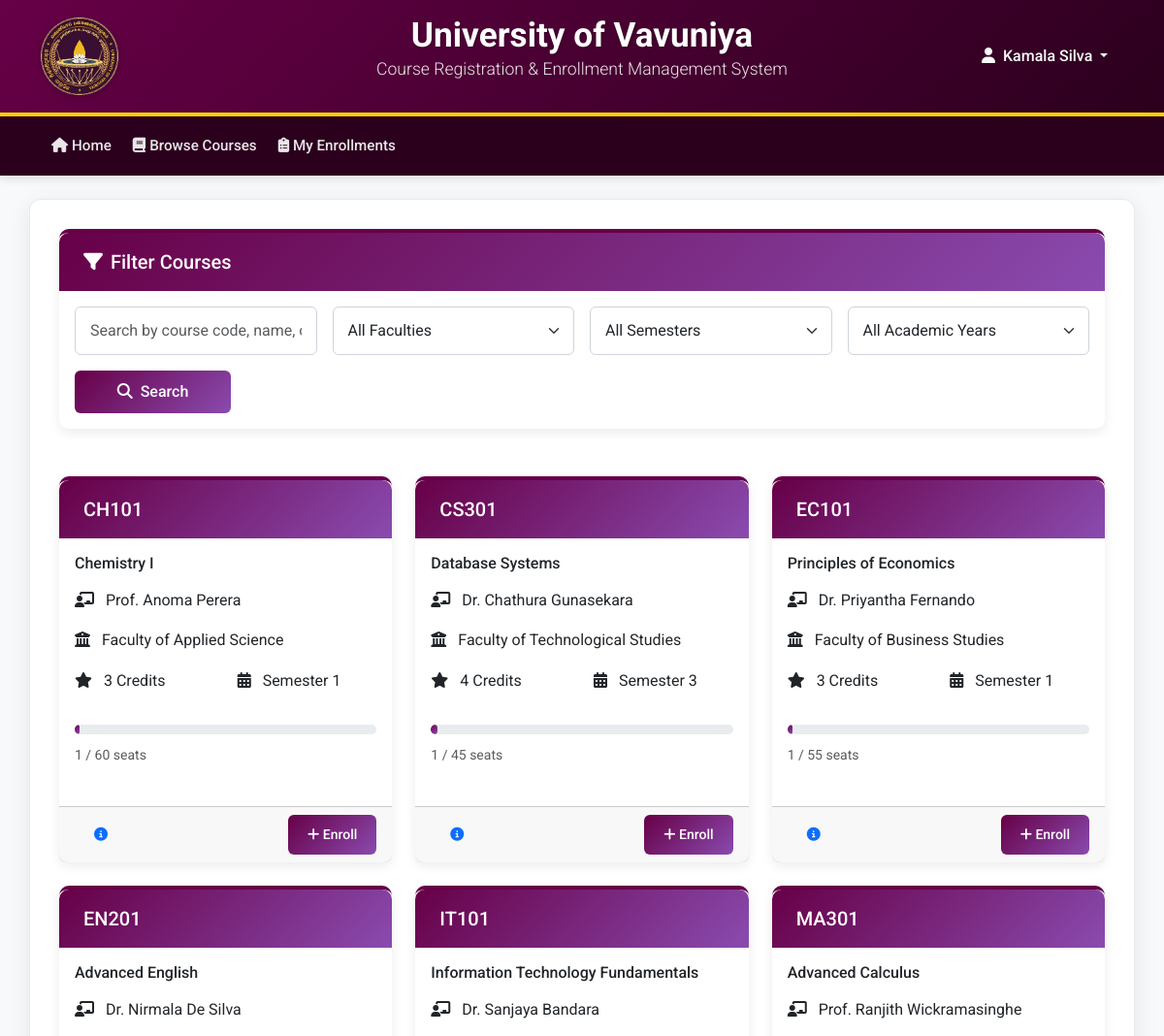
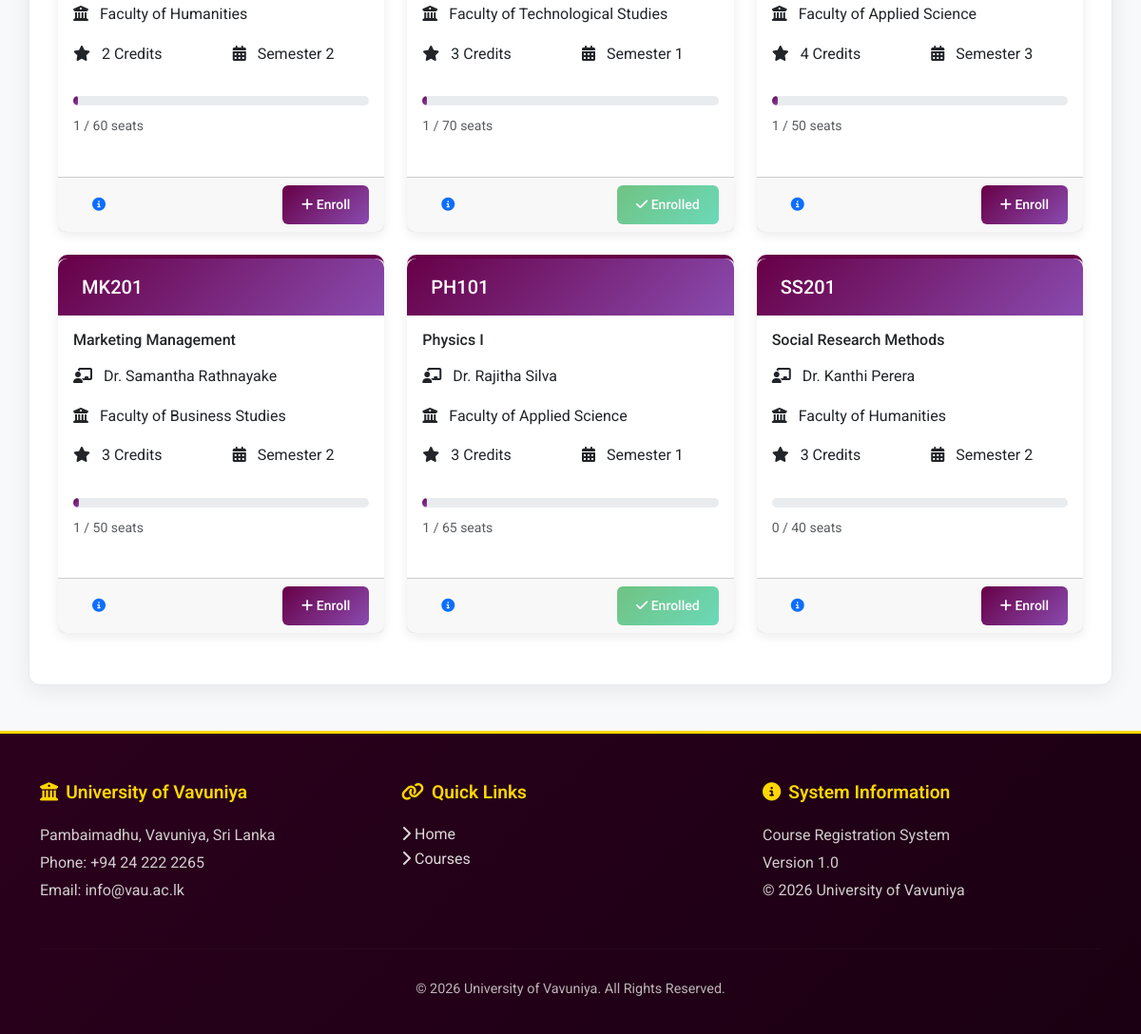
The page /courses.php (signed in) on the database its author committed (2 pictures, top to bottom).
### tables this page shows
CREATE TABLE IF NOT EXISTS Courses (
    course_id INT PRIMARY KEY AUTO_INCREMENT,
    course_code VARCHAR(20) UNIQUE NOT NULL,
    course_name VARCHAR(200) NOT NULL,
    credits INT NOT NULL,
    faculty VARCHAR(100),
    semester INT,
    academic_year VARCHAR(10),
    max_students INT DEFAULT 50,
    current_enrollment INT DEFAULT 0,
    lecturer VARCHAR(100),
    schedule_time VARCHAR(50),
    schedule_day VARCHAR(20),
    venue VARCHAR(50),
    prerequisites TEXT,
    description TEXT,
    status ENUM('Open', 'Closed', 'Full') DEFAULT 'Open'
);

### courses.php (the view, shortened to what this page needs)
<?php
require_once 'includes/db.php';
$student_id = $_SESSION['user_id'];
$search = $_GET['search'] ?? '';
$sql = "SELECT * FROM Courses WHERE status = 'Open' ";
$sql .= "ORDER BY course_code";
$courses = $conn->query($sql);
$enrolled_sql = "SELECT course_id FROM Enrollments WHERE student_id = ? AND enrollment_status = 'Registered'";
$stmt = $conn->prepare($enrolled_sql);
$stmt->bind_param("i", $student_id);
$stmt->execute();
$enrolled_result = $stmt->get_result();
$enrolled_courses = [];
while($row = $enrolled_result->fetch_assoc()) {
    $enrolled_courses[] = $row['course_id'];
}
include 'includes/header.php';
?>
<div class="row mb-4">
    <div class="col-md-12">
        <div class="card">
            <div class="card-header">
                <h5 class="mb-0"><i class="fas fa-filter me-2"></i>Filter Courses</h5>
            </div>
            <div class="card-body">
                <form method="GET" action="courses.php" class="row g-3">
                    <div class="col-md-3">
                        <input type="text" class="form-control" name="search"
                               placeholder="Search by course code, name, or lecturer"
                               value="<?php echo htmlspecialchars($search); ?>">
                    </div>
                    <div class="col-md-3">
                        <select class="form-select" name="faculty">
                            <option value="">All Faculties</option>
                        </select>
                    </div>
                    <div class="col-md-3">
                        <select class="form-select" name="semester">
                            <option value="">All Semesters</option>
                        </select>
                    </div>
                    <div class="col-md-3">
                        <select class="form-select" name="academic_year">
                            <option value="">All Academic Years</option>
                        </select>
                    </div>
                    <div class="col-md-2">
                        <button type="submit" class="btn btn-primary w-100">
                            <i class="fas fa-search me-2"></i>Search
                        </button>
                    </div>
                </form>
            </div>
        </div>
    </div>
</div>
<div class="row">
    <?php if($courses->num_rows > 0): ?>
        <?php while($course = $courses->fetch_assoc()):
            $is_enrolled = in_array($course['course_id'], $enrolled_courses);
            $is_full = $course['current_enrollment'] >= $course['max_students'];
        ?>
        <div class="col-md-4 mb-4">
            <div class="card h-100">
                <div class="card-header bg-primary text-white">
                    <h5 class="mb-0"><?php echo $course['course_code']; ?></h5>
                </div>
                <div class="card-body">
                    <h6><?php echo $course['course_name']; ?></h6>
                    <div class="course-details mt-3">
                        <p><i class="fas fa-chalkboard-teacher me-2"></i>
                            <?php echo $course['lecturer']; ?>
                        </p>
                        <p><i class="fas fa-university me-2"></i>
                            <?php echo $course['faculty']; ?>
                        </p>
                        <div class="row">
                            <div class="col-6">
                                <p><i class="fas fa-star me-2"></i>
                                    <?php echo $course['credits']; ?> Credits
                                </p>
                            </div>
                            <div class="col-6">
                                <p><i class="fas fa-calendar-alt me-2"></i>
                                    Semester <?php echo $course['semester']; ?>
                                </p>
                            </div>
                        </div>
                        <div class="enrollment-status mt-3">
                            <div class="progress mb-2">
                                <div class="progress-bar" role="progressbar"
                                     style="width: <?php echo ($course['current_enrollment'] / $course['max_students']) * 100; ?>%">
                                </div>
                            </div>
                            <small class="text-muted">
                                <?php echo $course['current_enrollment']; ?> / <?php echo $course['max_students']; ?> seats
                            </small>
                        </div>
                    </div>
                </div>
                <div class="card-footer">
                    <div class="d-flex justify-content-between">
                        <button type="button" class="btn btn-sm btn-outline-primary"
                                onclick="viewCourseDetails(<?php echo $course['course_id']; ?>)">
                            <i class="fas fa-info-circle"></i>
                        </button>
                        <?php if($is_enrolled): ?>
                            <button class="btn btn-sm btn-success" disabled>
                                <i class="fas fa-check"></i> Enrolled
                            </button>
                        <?php elseif($is_full): ?>
                            <button class="btn btn-sm btn-danger" disabled>
                                <i class="fas fa-times"></i> Full
                            </button>
                        <?php else: ?>
                            <button class="btn btn-sm btn-primary"
                                    onclick="enrollCourse(<?php echo $course['course_id']; ?>)">
                                <i class="fas fa-plus"></i> Enroll
                            </button>
                        <?php endif; ?>
                    </div>
                </div>
            </div>
        </div>
        <?php endwhile; ?>
    <?php endif; ?>
</div>
<?php include 'includes/footer.php'; ?>

### includes/header.php (shortened to what this page needs)
<!DOCTYPE html>
<html lang="en">
<head>
    <link href="https://cdn.jsdelivr.net/npm/bootstrap@5.3.0/dist/css/bootstrap.min.css" rel="stylesheet">
    <link rel="stylesheet" href="https://cdnjs.cloudflare.com/ajax/libs/font-awesome/6.4.0/css/all.min.css">
    <link rel="stylesheet" href="css/style.css">
</head>
<body>
    <div class="university-header">
        <div class="container">
            <div class="row align-items-center">
                <div class="col-md-2">
                    <img src="images/logo.png"
                         alt="University of Vavuniya" class="img-fluid logo">
                </div>
                <div class="col-md-8 text-center">
                    <h1 class="university-title">University of Vavuniya</h1>
                    <p class="university-subtitle">Course Registration & Enrollment Management System</p>
                </div>
                <div class="col-md-2 text-end">
                    <?php if(isset($_SESSION['user_id'])): ?>
                        <div class="dropdown">
                            <button class="btn btn-outline-light dropdown-toggle" type="button" data-bs-toggle="dropdown">
                                <i class="fas fa-user me-2"></i><?php echo $_SESSION['full_name']; ?>
                            </button>
                        </div>
                    <?php endif; ?>
                </div>
            </div>
        </div>
    </div>
    <nav class="navbar navbar-expand-lg navbar-dark main-navbar">
        <div class="container">
            <div class="collapse navbar-collapse" id="mainNav">
                <ul class="navbar-nav me-auto">
                    <li class="nav-item">
                        <a class="nav-link" href="index.php"><i class="fas fa-home me-1"></i>Home</a>
                    </li>
                    <?php if(isset($_SESSION['user_id'])): ?>
                        <?php if($_SESSION['user_type'] == 'student'): ?>
                            <li class="nav-item">
                                <a class="nav-link" href="courses.php"><i class="fas fa-book me-1"></i>Browse Courses</a>
                            </li>
                            <li class="nav-item">
                                <a class="nav-link" href="enrollments.php"><i class="fas fa-clipboard-list me-1"></i>My Enrollments</a>
                            </li>
                        <?php endif; ?>
                    <?php endif; ?>
                </ul>
            </div>
        </div>
    </nav>
    <div class="container main-container mt-4">

### includes/footer.php (shortened to what this page needs)
    </div>
    <footer class="footer mt-5">
        <div class="container">
            <div class="row">
                <div class="col-md-4">
                    <h5><i class="fas fa-university me-2"></i>University of Vavuniya</h5>
                    <p class="footer-text">
                        Pambaimadhu, Vavuniya, Sri Lanka<br>
                        Phone: +94 24 222 2265<br>
                        Email: info@vau.ac.lk
                    </p>
                </div>
                <div class="col-md-4">
                    <h5><i class="fas fa-link me-2"></i>Quick Links</h5>
                    <ul class="list-unstyled">
                        <li><a href="index.php"><i class="fas fa-chevron-right me-1"></i>Home</a></li>
                        <li><a href="courses.php"><i class="fas fa-chevron-right me-1"></i>Courses</a></li>
                    </ul>
                </div>
                <div class="col-md-4">
                    <h5><i class="fas fa-info-circle me-2"></i>System Information</h5>
                    <p class="footer-text">
                        Course Registration System<br>
                        Version 1.0<br>
                        © <?php echo date('Y'); ?> University of Vavuniya
                    </p>
                </div>
            </div>
            <hr class="footer-divider">
            <div class="row">
                <div class="col-md-12 text-center">
                    <p class="copyright">
                        &copy; <?php echo date('Y'); ?> University of Vavuniya. All Rights Reserved.
                    </p>
                </div>
            </div>
        </div>
    </footer>
</body>
</html>

### css/style.css (style rules this page uses)
:root { --uv-blue: #670047; --uv-gold: #FFD700; --uv-light-blue: #8a4baf; --uv-dark-blue: #2b001d; --uv-success: #28a745; --uv-danger: #dc3545; --uv-warning: #ffc107; --uv-info: #17a2b8; }
body { font-family: 'Roboto', 'Segoe UI', Arial, sans-serif; background-color: #f8f9fa; color: #333; line-height: 1.6; }
.university-header { background: linear-gradient(135deg, var(--uv-blue) 0%, var(--uv-dark-blue) 100%); color: white; padding: 15px 0; border-bottom: 4px solid var(--uv-gold); box-shadow: 0 2px 15px rgba(0,0,0,0.1); }
.university-title { font-size: 2.2rem; font-weight: 700; margin-bottom: 0; text-shadow: 1px 1px 3px rgba(0,0,0,0.3); }
.university-subtitle { font-size: 1.1rem; opacity: 0.9; font-weight: 300; }
.logo { max-height: 80px; filter: drop-shadow(0 2px 4px rgba(0,0,0,0.2)); }
.main-navbar { background-color: var(--uv-dark-blue) !important; padding: 8px 0; box-shadow: 0 2px 10px rgba(0,0,0,0.15); }
.navbar-nav .nav-link { color: rgba(255,255,255,0.9) !important; font-weight: 500; padding: 10px 20px; margin: 0 3px; border-radius: 5px; transition: all 0.3s ease; font-size: 0.95rem; }
.main-container { background-color: white; border-radius: 12px; box-shadow: 0 5px 25px rgba(0,0,0,0.08); padding: 30px; min-height: 500px; margin-bottom: 30px; border: 1px solid #eaeaea; }
.card { border: none; border-radius: 10px; box-shadow: 0 4px 12px rgba(0,0,0,0.08); margin-bottom: 25px; border-top: 4px solid var(--uv-blue); transition: transform 0.3s ease, box-shadow 0.3s ease; }
.card-header { background: linear-gradient(135deg, var(--uv-blue) 0%, var(--uv-light-blue) 100%); color: white; font-weight: 600; border-bottom: none; padding: 18px 25px; border-radius: 10px 10px 0 0 !important; font-size: 1.1rem; }
.btn { border-radius: 6px; font-weight: 500; padding: 10px 20px; transition: all 0.3s ease; border: none; }
.btn-primary { background: linear-gradient(135deg, var(--uv-blue) 0%, var(--uv-light-blue) 100%); border: none; }
.btn-success { background: linear-gradient(135deg, #28a745 0%, #20c997 100%); border: none; }
.footer { background: linear-gradient(135deg, var(--uv-dark-blue) 0%, #1a0012 100%); color: white; padding: 50px 0 20px; margin-top: 50px; border-top: 3px solid var(--uv-gold); }
.footer h5 { color: var(--uv-gold); font-weight: 600; margin-bottom: 20px; font-size: 1.2rem; }
.footer a { color: rgba(255,255,255,0.85); text-decoration: none; transition: all 0.3s ease; display: inline-block; }
.footer-text { color: rgba(255,255,255,0.8); line-height: 1.8; }
.footer-divider { border-color: rgba(255,255,255,0.1); margin: 30px 0; }
.copyright { color: rgba(255,255,255,0.7); font-size: 0.9rem; }
.form-control, .form-select { border-radius: 6px; border: 1px solid #ced4da; padding: 12px 15px; transition: all 0.3s ease; }
.progress { border-radius: 10px; height: 10px; background-color: #e9ecef; }
.progress-bar { background: linear-gradient(135deg, var(--uv-blue) 0%, var(--uv-light-blue) 100%); border-radius: 10px; }

### rows shown on the page
courses: course_code "CH101", course_name "Chemistry I", lecturer "Prof. Anoma Perera", faculty "Faculty of Applied Science", credits "3", semester "1", current_enrollment "1", max_students "60"
courses: course_code "CS301", course_name "Database Systems", lecturer "Dr. Chathura Gunasekara", faculty "Faculty of Technological Studies", credits "4", semester "3", current_enrollment "1", max_students "45"
courses: course_code "EC101", course_name "Principles of Economics", lecturer "Dr. Priyantha Fernando", faculty "Faculty of Business Studies", credits "3", semester "1", current_enrollment "1", max_students "55"
courses: course_code "EN201", course_name "Advanced English", lecturer "Dr. Nirmala De Silva", faculty "Faculty of Humanities", credits "2", semester "2", current_enrollment "1", max_students "60"
courses: course_code "IT101", course_name "Information Technology Fundamentals", lecturer "Dr. Sanjaya Bandara", faculty "Faculty of Technological Studies", credits "3", semester "1", current_enrollment "1", max_students "70", shows "Enrolled"
courses: course_code "MA301", course_name "Advanced Calculus", lecturer "Prof. Ranjith Wickramasinghe", faculty "Faculty of Applied Science", credits "4", semester "3", current_enrollment "1", max_students "50"
courses: course_code "MK201", course_name "Marketing Management", lecturer "Dr. Samantha Rathnayake", faculty "Faculty of Business Studies", credits "3", semester "2", current_enrollment "1", max_students "50"
courses: course_code "PH101", course_name "Physics I", lecturer "Dr. Rajitha Silva", faculty "Faculty of Applied Science", credits "3", semester "1", current_enrollment "1", max_students "65", shows "Enrolled"
courses: course_code "SS201", course_name "Social Research Methods", lecturer "Dr. Kanthi Perera", faculty "Faculty of Humanities", credits "3", semester "2", current_enrollment "0", max_students "40"

### other values the page prints
$_SESSION['full_name'] "Kamala Silva"
